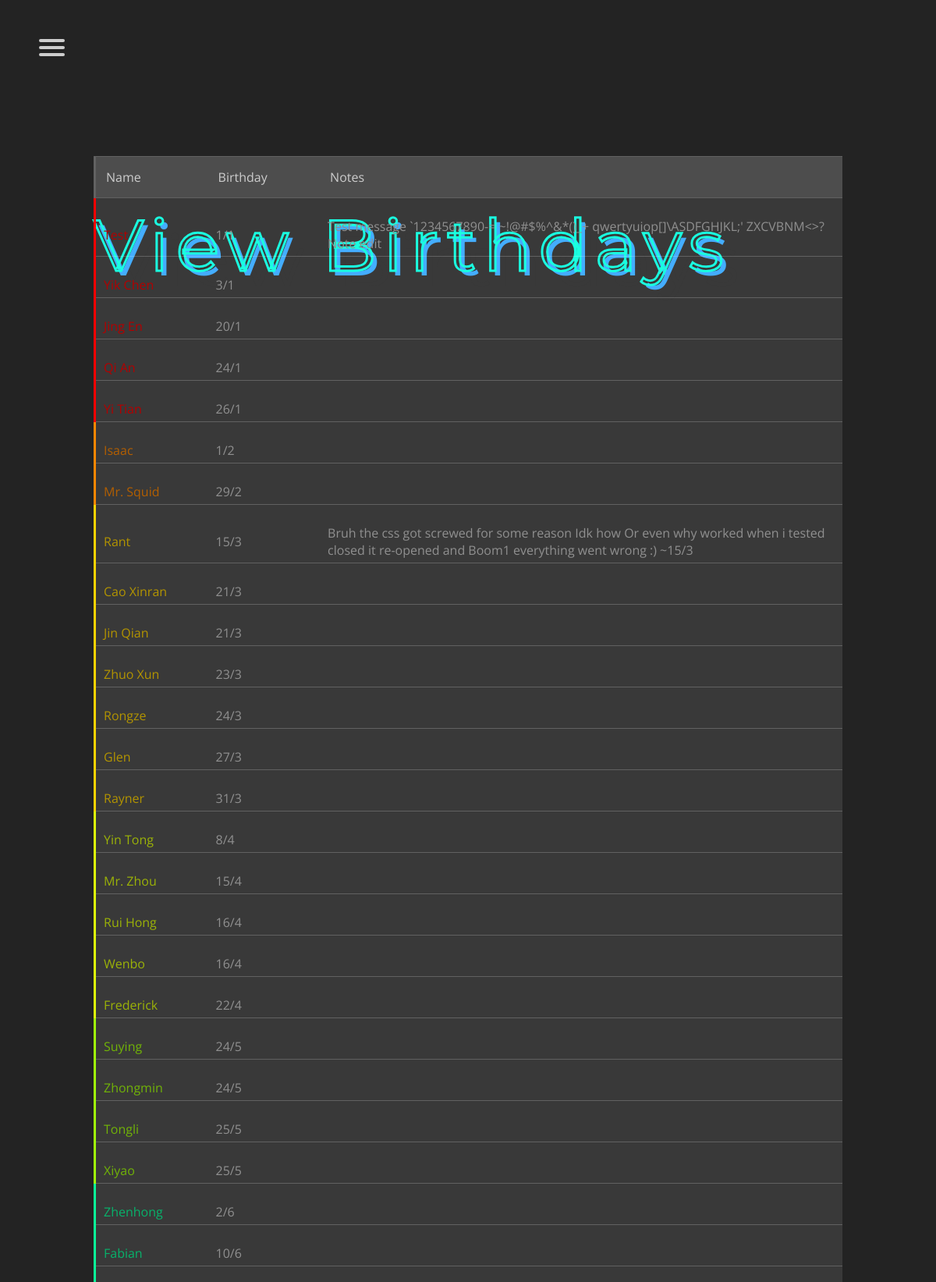
/db_view (upper part), run on the app's committed database.
### tables this page shows
CREATE TABLE "Names" (
	"ID"	INTEGER NOT NULL PRIMARY KEY AUTOINCREMENT,
	"Name"	TEXT NOT NULL
);

CREATE TABLE "Birthday" (
	"ID"	INTEGER NOT NULL PRIMARY KEY AUTOINCREMENT,
	"Day"	INTEGER NOT NULL,
	"Month"	INTEGER NOT NULL,
	"Notes"	TEXT,
	"Secret"	TEXT,
	FOREIGN KEY("ID") REFERENCES "Names"("ID")
);

### web app/app.py (the view)
@app.route('/db_view')
def db_view():
    query = """SELECT Names.ID, Names.Name, Birthday.day, Birthday.month, Birthday.notes
        FROM Names, Birthday
        WHERE Birthday.ID = Names.ID
        ORDER BY Birthday.month, Birthday.day"""
    conn = sqlite3.connect(db)
    cursor = conn.execute(query)
    data = cursor.fetchall()
    conn.close()
    id_ = []
    names = []
    days = []
    months = []
    notes = []
    n = len(data)
    for i in data:
        id_.append(i[0])
        names.append(i[1])
        days.append(i[2])
        months.append(i[3])
        notes.append(i[4])
    return render_template("db_view.html", n = n, id_ = id_, names = names, days = days, months = months, notes = notes)

### web app/templates/db_view.html (shortened to what this page needs)
<!DOCTYPE html>
<html lang="en">
<head>
    <link rel="stylesheet" href="{{ url_for('static', filename = 'stylesheets/db_style.css') }}">
</head>
<body>
    <nav role = "navigation">
        <div id = "menuToggle">
            <span></span>
            <span></span>
            <span></span>
        </div>
    </nav>
    <span class = "title">View Birthdays</span>
    <table>
        <tr class = "table_title">
            <th>Name</th>
            <th>Birthday</th>
            <th>Notes</th>
        </tr>
        {% for i in range(n) %}
        <tr class = "m{{ months[i] }}">
            <td class = "name_"><a href = "/edit_data/{{ id_[i] }}">{{ names[i] }}</a></td>
            <td>{{ days[i] }}/{{ months[i] }}</td>
            <td class = "notes">{{ notes[i] }}</td>
        </tr>
        {% endfor %}
    </table>
</body>
</html>

### web app/static/stylesheets/db_style.css (style rules this page uses)
* { margin: 0; padding: 0; }
body { background: #232323; color: #cdcdcd; margin-bottom: 10vh;; }
#menuToggle { display: block; position: fixed; top: 50px; left: 50px; z-index: 1; -webkit-user-select: none; user-select: none; }
#menuToggle span { display: block; width: 33px; height: 4px; margin-bottom: 5px; position: relative; background: #cdcdcd; border-radius: 3px; z-index: 1; transform-origin: 4px 0px; transition: transform 0.5s cubic-bezier(0.77, 0.2, 0.05, 1.0), background-color 0.5s cubic-bezier(0.77, 0.2, 0.05, 1.0), opacity 0.55s ease; }
#menuToggle span:nth-last-child(2) { transform-origin: 0% 100%; }
.title { position: absolute; width: 80%; top: 10%; left: 50%; transform: translate(-50%, -50%); font-family: 'Montserrat', sans-serif; font-size: 92px; letter-spacing: 0.1em; -webkit-text-fill-color: transparent; -webkit-text-stroke-width: 3px; -webkit-text-stroke-color: #00FFDD; text-shadow: 6px 6px #2FA4FF, 20px 20px #232323; animation: fade_in 3s ease-in-out forwards; }
table { background-color: rgb(255, 255, 255, 0.1); position: relative; margin-top: 25vh; left: 10%; width: 80%; border-collapse: collapse; border-bottom: 3px solid #00FFDD; }
tr { padding: 20px 0; height: 30px; font-size: 0; position: relative; border-top: 1px solid rgb(255, 255, 255, 0.2); cursor: pointer; }
td, th { font-family: 'Open Sans', sans-serif; margin: 0; font-size: 16px; font-weight: normal; display: inline-block; width: 15%; box-sizing: border-box; text-align: left; }
.table_title { padding: 25px 0 5px 0; height: 45px; font-size: 0; background-color: rgba(255,255,255,0.1); border-left: 3px solid rgba(255, 255, 255, 0.2); cursor: default; }
th { padding: 15px 13px; }
td { padding: 25px 5px 5px 10px; }
.notes { width: 70%; }
.name_ a { text-decoration: none; text-align: left; }
.m1 { border-left: 3px solid #FF0000; filter: brightness(70%); }
.m1 .name_ a { color: #FF0000; }
.m2 { border-left: 3px solid #FF8700; filter: brightness(70%); }
.m2 .name_ a { color: #FF8700; }
.m3 { border-left: 3px solid #FFD300; filter: brightness(70%); }
.m3 .name_ a { color: #FFD300; }
.m4 { border-left: 3px solid #DEFF0A; filter: brightness(70%); }
.m4 .name_ a { color: #DEFF0A; }
.m5 { border-left: 3px solid #A1FF0A; filter: brightness(70%); }
.m5 .name_ a { color: #A1FF0A; }
.m6 { border-left: 3px solid #0AFF99; filter: brightness(70%); }
.m6 .name_ a { color: #0AFF99; }

### data on the page
Names: Name "Test"
Birthday: Notes "Test message `1234567890-= ~!@#$%^&*()_+ qwertyuiop[]\\ASDFGHJKL;' ZXCVBNM<>? Note edit"
Names: Name "Isaac"
Names: Name "Mr. Squid"
Names: Name "Rant"
Birthday: Notes "Bruh the css got screwed for some reason Idk how Or even why worked when i tested closed it re-opened and Boom1 everything went wrong :) ~15/3"
Names: Name "Cao Xinran"
Names: Name "Jin Qian"
Names: Name "Zhuo Xun"
Names: Name "Rongze"
Names: Name "Glen"
Names: Name "Rayner"
Names: Name "Yin Tong"
Names: Name "Mr. Zhou"
Names: Name "Rui Hong"
Names: Name "Wenbo"
Names: Name "Frederick"
Names: Name "Suying"
Names: Name "Zhongmin"
Names: Name "Tongli"
Names: Name "Xiyao"
Names: Name "Zhenhong"
Names: Name "Fabian"

### other printed values
{{ days[i] }} "1" "3" "20" "24" "26" "1" "29" "15" "21" "21" "23" "24" "27" "31" "8" "15" "16" "16" "22" "24" "24" "25" "25" "2" "10"
{{ months[i] }} "1" "1" "1" "1" "1" "2" "2" "3" "3" "3" "3" "3" "3" "3" "4" "4" "4" "4" "4" "5" "5" "5" "5" "6" "6"
